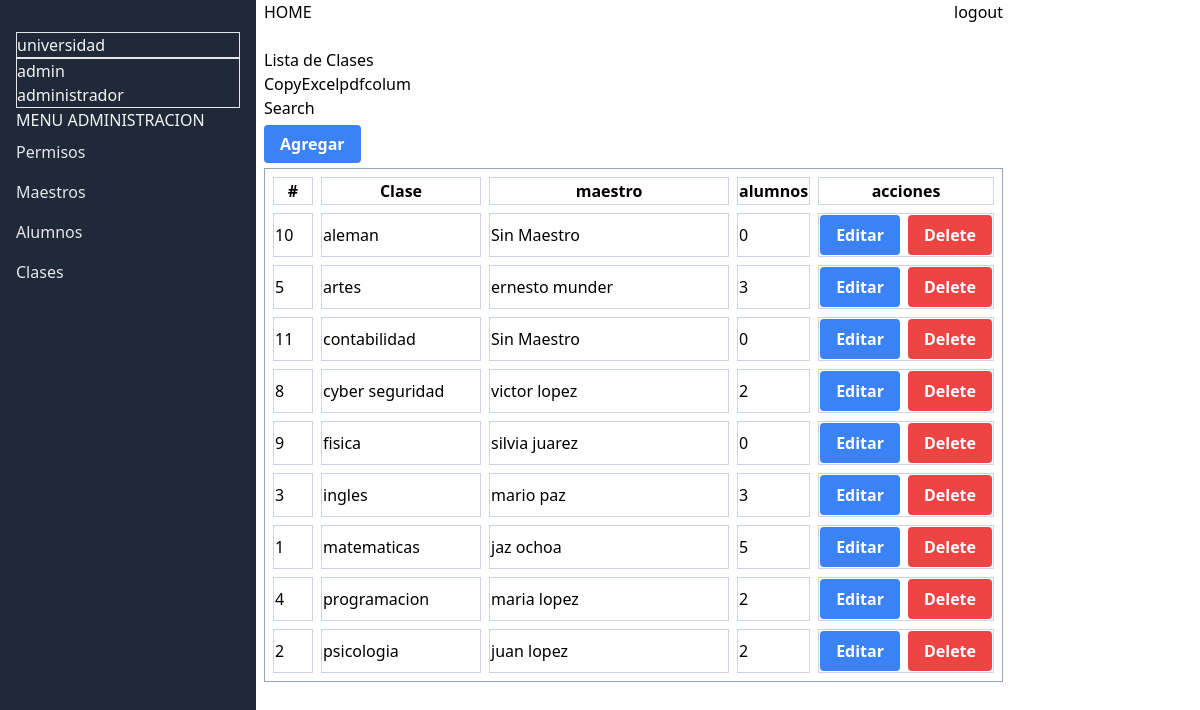
The page /admin/clases on the database as committed earlier.
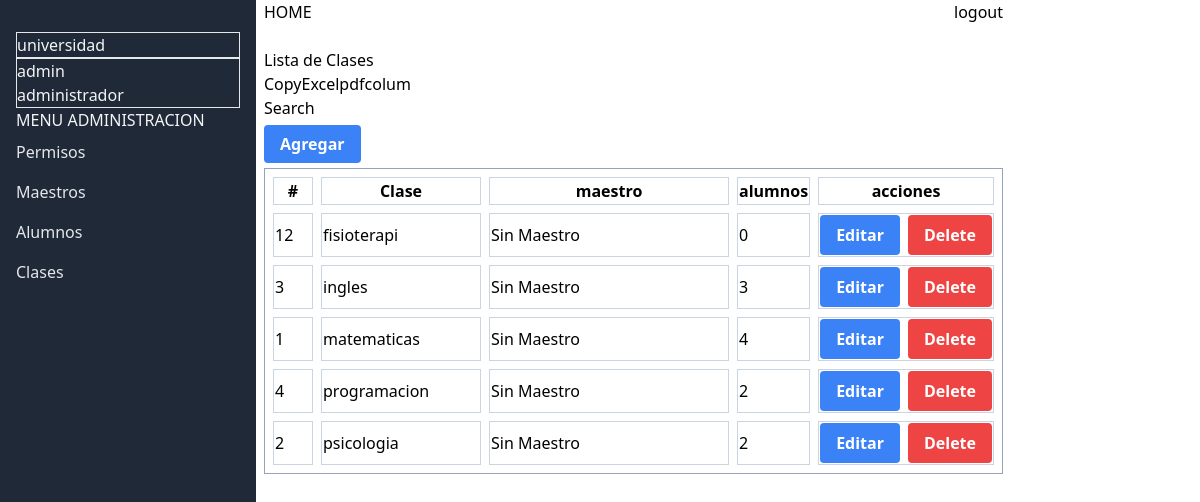
The same page on the database as committed later.
### tables this page shows
CREATE TABLE `materia` (
  `id` int(11) NOT NULL AUTO_INCREMENT,
  `nombre_materia` varchar(100) DEFAULT NULL,
  PRIMARY KEY (`id`)
);

### Controllers/AdminController.php (called while the page is built, shortened)
<?php
class AdminController
{
    public function clases()
    {
        $info = new Materia();
        $materia = $info->materias();
        include $_SERVER["DOCUMENT_ROOT"] . "/views/admin/dash_clases.php";
    }
}

### config/database.php (called while the page is built)
<?php
return [
    "host" => "localhost",
    "dbname" => "universidad",
    "username" => "root",
    "password" => ""
];

### Models/Mode.php (called while the page is built, shortened)
<?php
class Model
{
    private $db;
    public function __construct()
    {
        $config = include($_SERVER["DOCUMENT_ROOT"] . "/config/database.php");
        try {
            $this->db = new mysqli(
                $config["host"],
                $config["username"],
                $config["password"],
                $config["dbname"]
            );
        } catch (mysqli_sql_exception $e) {
            echo "Error: " . $e->getMessage();
        }
    }
    public function materias()
    {
        $res = $this->db->query("SELECT
    m.id, m.nombre_materia  AS Nombre_Materia,
    COALESCE(u.nombre, 'Sin Maestro') AS Nombre_Maestro,
    u.apellido as apellido,
    COUNT(DISTINCT a.id_alumno) AS Total_Alumnos
          FROM
            materia m
          LEFT JOIN
            usuarios u ON m.id  = u.id_materias AND u.rol = 2
          LEFT JOIN
            asignacion a ON m.id = a.id_materia
          GROUP BY
            m.id, u.id
          ORDER BY
            m.nombre_materia;");
        $data = $res->fetch_all(MYSQLI_ASSOC);
        return $data;
    }
}

### views/admin/dash_clases.php (the view, shortened to what this page needs)
<!DOCTYPE html>
<html lang="en">
<head>
    <script src="https://cdn.tailwindcss.com"></script>
</head>
<body>
    <div class="flex">
        <div class="bg-gray-800 text-gray-100 w-64 px-4 py-8 h-screen">
            <div class=" border border-b-1 space-y-10">
                <h1> universidad</h1>
            </div>
            <div class=" border border-b-1">
                <p>admin</p>
                <p>administrador</p>
            </div>
            <div>
                <nav>
                    <p>MENU ADMINISTRACION </p>
                    <a href="/admin/permisos" class="block py-2 text-gray-200 hover:bg-gray-700 hover:text-white">
                        Permisos</a>
                    <a href="/admin/maestros" class="block py-2 text-gray-200 hover:bg-gray-700 hover:text-white">
                        Maestros</a>
                    <a href="/admin/alumnos" class="block py-2 text-gray-200 hover:bg-gray-700 hover:text-white">
                        Alumnos</a>
                    <a href="/admin/clases" class="block py-2 text-gray-200 hover:bg-gray-700 hover:text-white">
                        Clases</a>
                </nav>
            </div>
        </div>
        <div class=" ml-2 w-max ">
            <header class=" bg-white flex justify-between h-12  ">
                <a class=" start-0" href="/home/admin">HOME</a>
                <a class=" end-0" href="/salir">logout</a>
            </header>
            <div>
                <h1> Lista de Clases</h1>
            </div>
            <div>
                <div>
                    <button>Copy</button><button>Excel</button><button>pdf</button><button>colum </button>
                </div>
                <div class=" flex-justufy-between   "><label for="">Search</label>
                    <input type="text">
                </div>
            </div>
            <div class="mt-3">
                <div class="max-w-lg  flex-justify-between mb-3">
                    <a class="bg-blue-500 text-white font-bold py-2 px-4 rounded end-0" href="/admin/clases/add">
                        Agregar</a>
                </div>
                <table class=" table-auto border-separate border-spacing-2 border border-slate-400">
                    <thead>
                        <tr>
                            <th class="border border-slate-300"># </th>
                            <th class="border border-slate-300">Clase</th>
                            <th class="border border-slate-300">maestro</th>
                            <th class="border border-slate-300">alumnos</th>
                            <th class="border border-slate-300"> acciones</th>
                        </tr>
                    </thead>
                    <tbody>
                        <?php
                        foreach ($materia as $materia) {
                        ?>
                            <tr>
                                <td class="border border-slate-300 w-10"><?php echo $materia['id']; ?> </td>
                                <td class="border border-slate-300 w-40"><?= $materia['Nombre_Materia']; ?> </td>
                                <td class="border border-slate-300  w-60">
                                    <?= $materia['Nombre_Maestro'] . "   " . $materia['apellido']  ?>
                                </td>
                                <td class="border border-slate-300"><?= $materia['Total_Alumnos']; ?> </td>
                                <td class="border border-slate-300 flex space-x-2">
                                    <a class="bg-blue-500 text-white font-bold py-2 px-4 rounded" href="/admin/clase/edit?id=<?php echo $materia['id'] ?>"> Editar</a>
                                    <form action="/admin/clase/delete" method="post">
                                        <button class="bg-red-500 text-white font-bold py-2 px-4 rounded">Delete</button>
                                    </form>
                                </td>
                            </tr>
                        <?php  } ?>
                    </tbody>
                </table>
            </div>
        </div>
    </div>
</body>
</html>

### index.php (shortened to what this page needs)
<?php
require_once($_SERVER["DOCUMENT_ROOT"] . "/Controllers/AdminController.php");
$adminController = new AdminController();
$route = explode("?", $_SERVER["REQUEST_URI"]);
$method = $_SERVER["REQUEST_METHOD"];
if ($method === "GET") {
    switch ($route[0]) {
        case '/admin/clases':
            $adminController->clases();
            break;
    }
}

Rows that differ between the two databases and show on the page:
removed materia: id "10", nombre_materia "aleman", Nombre_Maestro "Sin Maestro", Total_Alumnos "0"
removed materia: id "5", nombre_materia "artes", Nombre_Maestro "ernesto", apellido "munder", Total_Alumnos "3"
removed materia: id "11", nombre_materia "contabilidad", Nombre_Maestro "Sin Maestro", Total_Alumnos "0"
removed materia: id "8", nombre_materia "cyber seguridad", Nombre_Maestro "victor", apellido "lopez", Total_Alumnos "2"
removed materia: id "9", nombre_materia "fisica", Nombre_Maestro "silvia", apellido "juarez", Total_Alumnos "0"
added materia: id "12", nombre_materia "fisioterapi", Nombre_Maestro "Sin Maestro", Total_Alumnos "0"
shown differently, row unchanged: materia "ingles": Nombre_Maestro "mario" → "Sin Maestro"; apellido "paz" → (not shown)
shown differently, row unchanged: materia "matematicas": Nombre_Maestro "jaz" → "Sin Maestro"; Total_Alumnos "5" → "4"; apellido "ochoa" → (not shown)
shown differently, row unchanged: materia "programacion": Nombre_Maestro "maria" → "Sin Maestro"; apellido "lopez" → (not shown)
shown differently, row unchanged: materia "psicologia": Nombre_Maestro "juan" → "Sin Maestro"; apellido "lopez" → (not shown)
